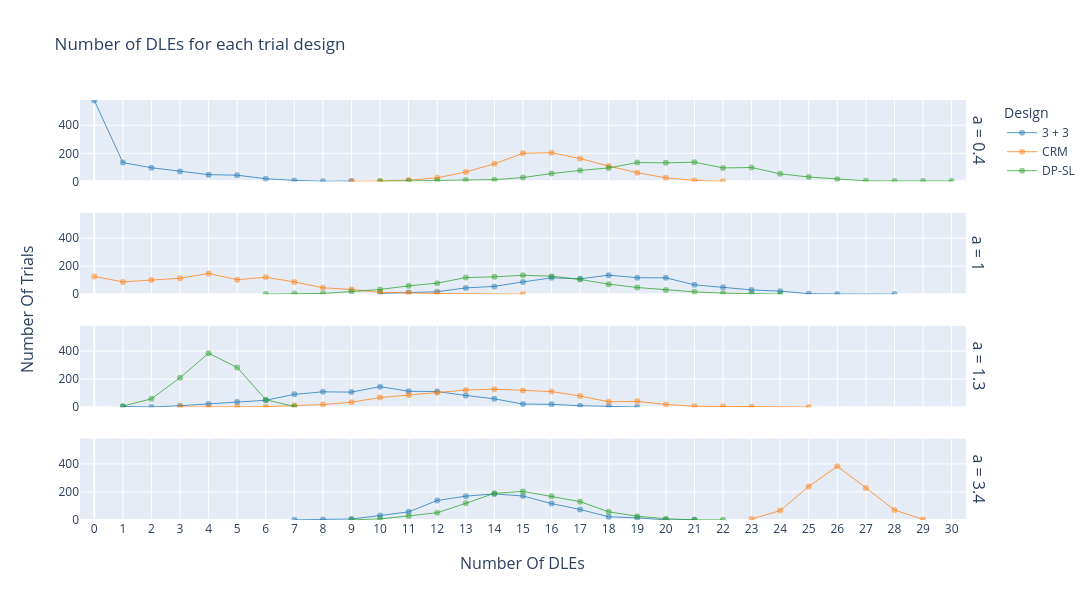

Write notebook code for a chart like this one.
### Code cell
plot_n_dles(N_DLE_MAP, show_fig=True)

### Figure 1 — Plotly figure (JSON) as saved in the notebook; plotly's stock layout.template omitted (floating-point values rounded to 4 significant figures)
{"data": [{"line": {"width": 0.75}, "marker": {"color": "#1f77b4", "opacity": 0.5}, "mode": "lines+markers", "name": "3 + 3", "showlegend": true, "type": "scatter", "x": [0, 1, 2, 3, 4, 5, 6, 7, 8, 9], "xaxis": "x", "y": [577, 134, 97, 70, 48, 44, 19, 7, 1, 3], "yaxis": "y"}, {"line": {"width": 0.75}, "marker": {"color": "#ff7f0e", "opacity": 0.5}, "mode": "lines+markers", "name": "CRM", "showlegend": true, "type": "scatter", "x": [9, 10, 11, 12, 13, 14, 15, 16, 17, 18, 19, 20, 21, 22], "xaxis": "x", "y": [1, 2, 9, 25, 67, 125, 200, 204, 163, 109, 62, 25, 7, 1], "yaxis": "y"}, {"line": {"width": 0.75}, "marker": {"color": "#2ca02c", "opacity": 0.5}, "mode": "lines+markers", "name": "DP-SL", "showlegend": true, "type": "scatter", "x": [10, 11, 12, 13, 14, 15, 16, 17, 18, 19, 20, 21, 22, 23, 24, 25, 26, 27, 28, 29, 30], "xaxis": "x", "y": [1, 2, 6, 10, 12, 27, 56, 78, 96, 134, 132, 137, 96, 99, 54, 31, 16, 4, 3, 3, 3], "yaxis": "y"}, {"line": {"width": 0.75}, "marker": {"color": "#1f77b4", "opacity": 0.5}, "mode": "lines+markers", "name": "3 + 3", "showlegend": false, "type": "scatter", "x": [10, 11, 12, 13, 14, 15, 16, 17, 18, 19, 20, 21, 22, 23, 24, 25, 26, 28], "xaxis": "x2", "y": [6, 12, 18, 45, 56, 88, 117, 110, 136, 118, 117, 67, 50, 31, 22, 4, 2, 1], "yaxis": "y2"}, {"line": {"width": 0.75}, "marker": {"color": "#ff7f0e", "opacity": 0.5}, "mode": "lines+markers", "name": "CRM", "showlegend": false, "type": "scatter", "x": [0, 1, 2, 3, 4, 5, 6, 7, 8, 9, 10, 11, 12, 15], "xaxis": "x2", "y": [127, 88, 101, 114, 148, 104, 121, 88, 46, 34, 14, 9, 5, 1], "yaxis": "y2"}, {"line": {"width": 0.75}, "marker": {"color": "#2ca02c", "opacity": 0.5}, "mode": "lines+markers", "name": "DP-SL", "showlegend": false, "type": "scatter", "x": [6, 7, 8, 9, 10, 11, 12, 13, 14, 15, 16, 17, 18, 19, 20, 21, 22, 23, 24], "xaxis": "x2", "y": [1, 6, 6, 19, 34, 60, 79, 119, 124, 135, 129, 105, 72, 48, 30, 17, 8, 7, 1], "yaxis": "y2"}, {"line": {"width": 0.75}, "marker": {"color": "#1f77b4", "opacity": 0.5}, "mode": "lines+markers", "name": "3 + 3", "showlegend": false, "type": "scatter", "x": [1, 2, 3, 4, 5, 6, 7, 8, 9, 10, 11, 12, 13, 14, 15, 16, 17, 18, 19], "xaxis": "x3", "y": [5, 1, 10, 22, 36, 49, 91, 109, 107, 146, 113, 111, 83, 59, 22, 20, 10, 5, 1], "yaxis": "y3"}, {"line": {"width": 0.75}, "marker": {"color": "#ff7f0e", "opacity": 0.5}, "mode": "lines+markers", "name": "CRM", "showlegend": false, "type": "scatter", "x": [3, 4, 5, 6, 7, 8, 9, 10, 11, 12, 13, 14, 15, 16, 17, 18, 19, 20, 21, 22, 23, 25], "xaxis": "x3", "y": [1, 1, 4, 3, 11, 18, 35, 68, 86, 102, 122, 128, 118, 111, 79, 38, 41, 19, 6, 6, 2, 1], "yaxis": "y3"}, {"line": {"width": 0.75}, "marker": {"color": "#2ca02c", "opacity": 0.5}, "mode": "lines+markers", "name": "DP-SL", "showlegend": false, "type": "scatter", "x": [1, 2, 3, 4, 5, 6, 7], "xaxis": "x3", "y": [7, 59, 210, 384, 283, 53, 4], "yaxis": "y3"}, {"line": {"width": 0.75}, "marker": {"color": "#1f77b4", "opacity": 0.5}, "mode": "lines+markers", "name": "3 + 3", "showlegend": false, "type": "scatter", "x": [7, 8, 9, 10, 11, 12, 13, 14, 15, 16, 17, 18, 19, 20, 21], "xaxis": "x4", "y": [1, 3, 7, 32, 58, 139, 170, 186, 171, 117, 75, 23, 15, 1, 2], "yaxis": "y4"}, {"line": {"width": 0.75}, "marker": {"color": "#ff7f0e", "opacity": 0.5}, "mode": "lines+markers", "name": "CRM", "showlegend": false, "type": "scatter", "x": [23, 24, 25, 26, 27, 28, 29], "xaxis": "x4", "y": [7, 67, 239, 383, 229, 71, 4], "yaxis": "y4"}, {"line": {"width": 0.75}, "marker": {"color": "#2ca02c", "opacity": 0.5}, "mode": "lines+markers", "name": "DP-SL", "showlegend": false, "type": "scatter", "x": [9, 10, 11, 12, 13, 14, 15, 16, 17, 18, 19, 20, 21, 22], "xaxis": "x4", "y": [1, 8, 29, 52, 119, 190, 204, 170, 131, 58, 27, 9, 1, 1], "yaxis": "y4"}], "layout": {"annotations": [{"font": {"size": 16}, "showarrow": false, "text": "a = 0.4", "textangle": 90, "x": 0.98, "xanchor": "left", "xref": "paper", "y": 0.9031, "yanchor": "middle", "yref": "paper"}, {"font": {"size": 16}, "showarrow": false, "text": "a = 1", "textangle": 90, "x": 0.98, "xanchor": "left", "xref": "paper", "y": 0.6344, "yanchor": "middle", "yref": "paper"}, {"font": {"size": 16}, "showarrow": false, "text": "a = 1.3", "textangle": 90, "x": 0.98, "xanchor": "left", "xref": "paper", "y": 0.3656, "yanchor": "middle", "yref": "paper"}, {"font": {"size": 16}, "showarrow": false, "text": "a = 3.4", "textangle": 90, "x": 0.98, "xanchor": "left", "xref": "paper", "y": 0.09688, "yanchor": "middle", "yref": "paper"}, {"font": {"size": 16}, "showarrow": false, "text": "Number Of DLEs", "x": 0.49, "xanchor": "center", "xref": "paper", "y": 0, "yanchor": "top", "yref": "paper", "yshift": -30}, {"font": {"size": 16}, "showarrow": false, "text": "Number Of Trials", "textangle": -90, "x": 0, "xanchor": "right", "xref": "paper", "xshift": -40, "y": 0.5, "yanchor": "middle", "yref": "paper"}], "autosize": false, "height": 600, "legend": {"title": {"text": "Design"}}, "title": {"text": "Number of DLEs for each trial design"}, "width": 1200, "xaxis": {"anchor": "y", "domain": [0, 0.98], "dtick": 1, "matches": "x4", "range": [-0.5, 30.5], "showticklabels": false}, "xaxis2": {"anchor": "y2", "domain": [0, 0.98], "dtick": 1, "matches": "x4", "range": [-0.5, 30.5], "showticklabels": false}, "xaxis3": {"anchor": "y3", "domain": [0, 0.98], "dtick": 1, "matches": "x4", "range": [-0.5, 30.5], "showticklabels": false}, "xaxis4": {"anchor": "y4", "domain": [0, 0.98], "dtick": 1, "range": [-0.5, 30.5]}, "yaxis": {"anchor": "x", "domain": [0.8063, 1], "range": [0, 580]}, "yaxis2": {"anchor": "x2", "domain": [0.5375, 0.7312], "range": [0, 580]}, "yaxis3": {"anchor": "x3", "domain": [0.2687, 0.4625], "range": [0, 580]}, "yaxis4": {"anchor": "x4", "domain": [0, 0.1938], "range": [0, 580]}}}
